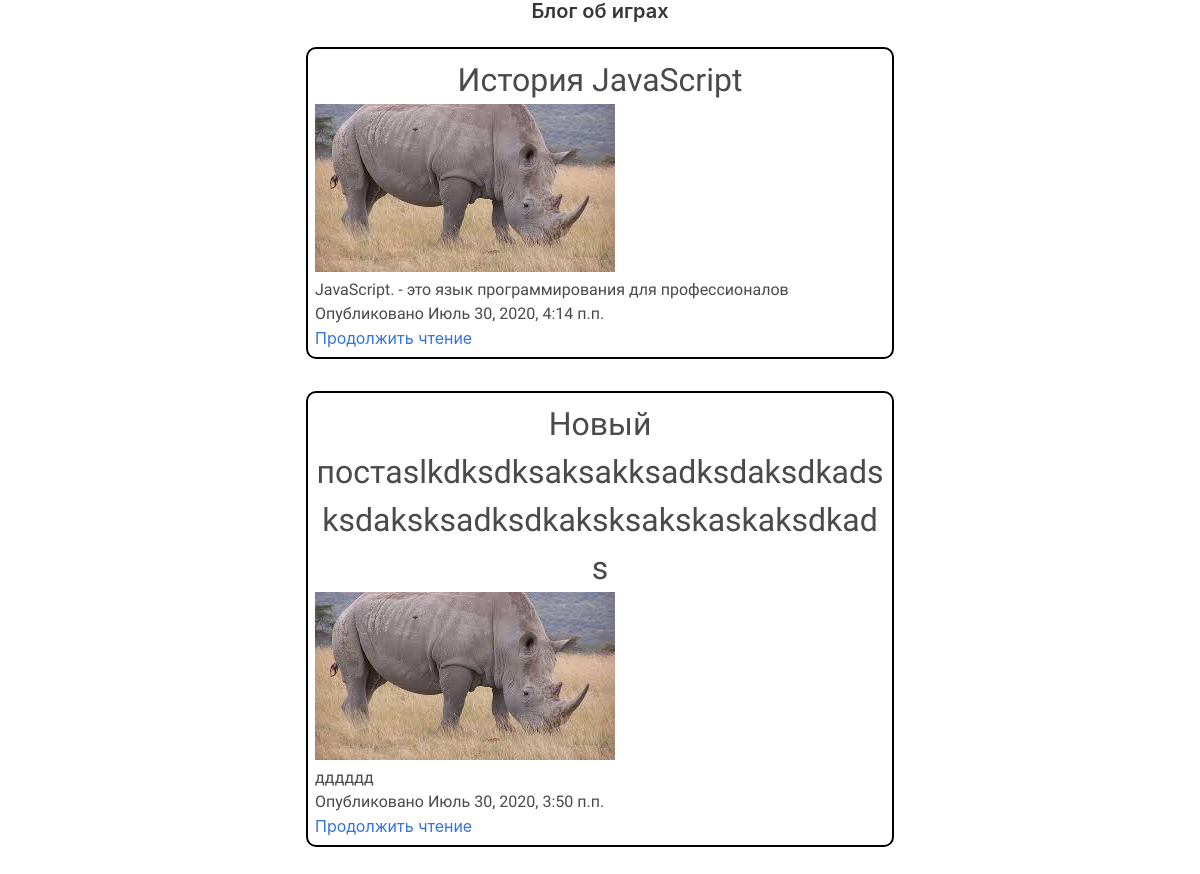
The page / on the database its author committed.
### blog/models.py (models this page shows, shortened)
class Post(models.Model):
    STATUC_CHOICES = (('draft', 'Draft'), ('published', 'Published'))
    title = models.CharField(max_length=250) # строка длиной максимум 20 символов
    post_img = models.ImageField(upload_to='images/', default='')
    slug = models.SlugField(max_length=250, unique_for_date='publish') #короткое url имя
    author = models.ForeignKey(User, on_delete=models.CASCADE, related_name='blog_posts')
    body = models.TextField() #основной контент
    publish = models.DateTimeField(default = timezone.now) #default - то что запишется, если не было передано других сведений
    created = models.DateTimeField(auto_now_add=True) #когда он был создан
    updated = models.DateTimeField(auto_now=True)
    status = models.CharField(max_length= 10, choices = STATUC_CHOICES, default='draft')
    objects = models.Manager()
    published = PublishedManager()
    def get_absolute_url(self):
        return reverse('blog:post_detail',
                       args = [self.slug])
    class Meta:
        ordering =('-publish',)

### blog/views.py (the view)
# urls.py: path('', views.post_list, name='post_list'),
def post_list(request):
    posts = Post.published.all()
    return render(request, 'blog/post/list.html',
                  {'posts': posts})

### blog/models.py (called while the page is built)
    def get_queryset(self):
        return super(PublishedManager, self).get_queryset()\
            .filter(status='published')

### blog/templates/blog/post/list.html (shortened to what this page needs)
{% extends "blog/base.html" %}
{% block content %}
<h1 class="is-size-5 has-text-centered title"> Блог об играх </h1>
{% for post in posts %}
<div class="blog_wrap">
    <h5 class="is-size-3 has-text-centered"> {{ post.title|truncatewords:10|linebreaks }} </h5>
<img src="{{ post.post_img.url }}" alt="" class="post_image">
    <p class="blog_body"> {{ post.body|truncatewords:30|linebreaks }}</p>
    <p class="blog_time"> Опубликовано {{ post.publish }}</p>
    <a href="{{ post.get_absolute_url }}"> Продолжить чтение </a>
</div>
{% endfor %}
{% endblock %}

### blog/templates/blog/base.html (shortened to what this page needs)
{% load static %}
<!DOCTYPE html>
<html lang="en">
<head>
    <link rel="stylesheet" href="{% static "css/bulma.css" %}">
    <link rel="stylesheet" href="{% static "css/blog.css" %}">
</head>
<body>
    <div class="columns is-centered">
        <div class="column is-half">
            {% block content %}
            {% endblock %}
        </div>
    </div>
</body>
</html>

### blog/static/css/blog.css (style rules this page uses)
.blog_wrap { border: 2px solid black; margin-bottom: 2em; padding: 7px; border-radius: 10px; }
h3, h5 { font-family: 'Balsamiq Sans'; }
p { font-family: 'Andika', sans-serif; }
h5 { word-wrap: break-word; }

### rows shown on the page
Post: title "История JavaScript", post_img (picture), body "JavaScript. - это язык программирования для профессионалов", publish "Июль 30, 2020, 4:14 п.п."
Post: title "Новый постaslkdksdksaksakksadksdaksdkadsksdaksksadksdkaksksakskaskaksdkads", post_img (picture), body "дддддд", publish "Июль 30, 2020, 3:50 п.п."
